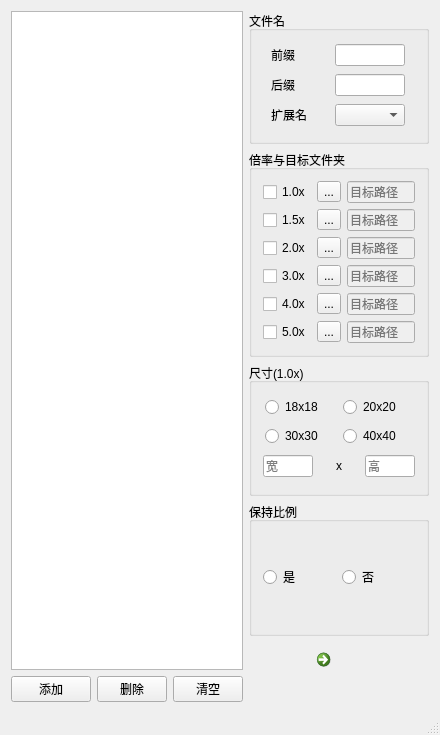
<?xml version="1.0" encoding="UTF-8"?>
<ui version="4.0">
 <class>MainWindow</class>
 <widget class="QMainWindow" name="MainWindow">
  <property name="geometry">
   <rect>
    <x>0</x>
    <y>0</y>
    <width>436</width>
    <height>735</height>
   </rect>
  </property>
  <property name="maximumSize">
   <size>
    <width>436</width>
    <height>16777215</height>
   </size>
  </property>
  <property name="acceptDrops">
   <bool>true</bool>
  </property>
  <property name="windowTitle">
   <string>工具</string>
  </property>
  <widget class="QWidget" name="centralWidget">
   <layout class="QHBoxLayout" name="horizontalLayout_13">
    <item>
     <layout class="QVBoxLayout" name="verticalLayout_5">
      <item>
       <widget class="QListView" name="listFIles">
        <property name="enabled">
         <bool>true</bool>
        </property>
        <property name="autoFillBackground">
         <bool>true</bool>
        </property>
        <property name="frameShape">
         <enum>QFrame::StyledPanel</enum>
        </property>
        <property name="frameShadow">
         <enum>QFrame::Plain</enum>
        </property>
        <property name="editTriggers">
         <set>QAbstractItemView::NoEditTriggers</set>
        </property>
        <property name="dragEnabled">
         <bool>false</bool>
        </property>
        <property name="dragDropMode">
         <enum>QAbstractItemView::NoDragDrop</enum>
        </property>
        <property name="defaultDropAction">
         <enum>Qt::MoveAction</enum>
        </property>
       </widget>
      </item>
      <item>
       <layout class="QHBoxLayout" name="horizontalLayout_2">
        <property name="sizeConstraint">
         <enum>QLayout::SetDefaultConstraint</enum>
        </property>
        <item>
         <widget class="QPushButton" name="btnFiles">
          <property name="text">
           <string>添加</string>
          </property>
         </widget>
        </item>
        <item>
         <widget class="QPushButton" name="btnDelete">
          <property name="maximumSize">
           <size>
            <width>70</width>
            <height>16777215</height>
           </size>
          </property>
          <property name="text">
           <string>删除</string>
          </property>
         </widget>
        </item>
        <item>
         <widget class="QPushButton" name="btnClear">
          <property name="maximumSize">
           <size>
            <width>70</width>
            <height>16777215</height>
           </size>
          </property>
          <property name="text">
           <string>清空</string>
          </property>
         </widget>
        </item>
       </layout>
      </item>
     </layout>
    </item>
    <item>
     <layout class="QVBoxLayout" name="verticalLayout_4">
      <item>
       <widget class="QGroupBox" name="groupBox_3">
        <property name="minimumSize">
         <size>
          <width>180</width>
          <height>0</height>
         </size>
        </property>
        <property name="maximumSize">
         <size>
          <width>180</width>
          <height>16777215</height>
         </size>
        </property>
        <property name="title">
         <string>文件名</string>
        </property>
        <layout class="QVBoxLayout" name="verticalLayout_2">
         <item>
          <layout class="QHBoxLayout" name="horizontalLayout_7">
           <item>
            <widget class="QLabel" name="label_5">
             <property name="maximumSize">
              <size>
               <width>50</width>
               <height>16777215</height>
              </size>
             </property>
             <property name="text">
              <string>前缀</string>
             </property>
            </widget>
           </item>
           <item>
            <widget class="QLineEdit" name="editPrefix">
             <property name="maximumSize">
              <size>
               <width>70</width>
               <height>16777215</height>
              </size>
             </property>
            </widget>
           </item>
          </layout>
         </item>
         <item>
          <layout class="QHBoxLayout" name="horizontalLayout_8">
           <item>
            <widget class="QLabel" name="label_7">
             <property name="maximumSize">
              <size>
               <width>50</width>
               <height>16777215</height>
              </size>
             </property>
             <property name="text">
              <string>后缀</string>
             </property>
            </widget>
           </item>
           <item>
            <widget class="QLineEdit" name="editSuffix">
             <property name="maximumSize">
              <size>
               <width>70</width>
               <height>16777215</height>
              </size>
             </property>
            </widget>
           </item>
          </layout>
         </item>
         <item>
          <layout class="QHBoxLayout" name="horizontalLayout_9">
           <item>
            <widget class="QLabel" name="label_8">
             <property name="maximumSize">
              <size>
               <width>50</width>
               <height>16777215</height>
              </size>
             </property>
             <property name="text">
              <string>扩展名</string>
             </property>
            </widget>
           </item>
           <item>
            <widget class="QComboBox" name="comboExtension">
             <property name="maximumSize">
              <size>
               <width>70</width>
               <height>16777215</height>
              </size>
             </property>
             <property name="currentText">
              <string/>
             </property>
            </widget>
           </item>
          </layout>
         </item>
        </layout>
       </widget>
      </item>
      <item>
       <widget class="QGroupBox" name="groupBox">
        <property name="minimumSize">
         <size>
          <width>180</width>
          <height>0</height>
         </size>
        </property>
        <property name="maximumSize">
         <size>
          <width>180</width>
          <height>16777215</height>
         </size>
        </property>
        <property name="title">
         <string>倍率与目标文件夹</string>
        </property>
        <layout class="QVBoxLayout" name="verticalLayout_3">
         <item>
          <layout class="QHBoxLayout" name="horizontalLayout">
           <item>
            <widget class="QCheckBox" name="boxRate_1_0">
             <property name="text">
              <string>1.0x</string>
             </property>
            </widget>
           </item>
           <item>
            <widget class="QToolButton" name="btnPath_1_0">
             <property name="maximumSize">
              <size>
               <width>40</width>
               <height>16777215</height>
              </size>
             </property>
             <property name="text">
              <string>...</string>
             </property>
             <property name="toolButtonStyle">
              <enum>Qt::ToolButtonIconOnly</enum>
             </property>
             <property name="autoRaise">
              <bool>false</bool>
             </property>
             <property name="arrowType">
              <enum>Qt::NoArrow</enum>
             </property>
            </widget>
           </item>
           <item>
            <widget class="QLineEdit" name="editPath_1_0">
             <property name="enabled">
              <bool>false</bool>
             </property>
             <property name="readOnly">
              <bool>true</bool>
             </property>
             <property name="placeholderText">
              <string>目标路径</string>
             </property>
            </widget>
           </item>
          </layout>
         </item>
         <item>
          <layout class="QHBoxLayout" name="horizontalLayout_3">
           <item>
            <widget class="QCheckBox" name="boxRate_1_5">
             <property name="text">
              <string>1.5x</string>
             </property>
            </widget>
           </item>
           <item>
            <widget class="QToolButton" name="btnPath_1_5">
             <property name="maximumSize">
              <size>
               <width>40</width>
               <height>16777215</height>
              </size>
             </property>
             <property name="text">
              <string>...</string>
             </property>
             <property name="toolButtonStyle">
              <enum>Qt::ToolButtonIconOnly</enum>
             </property>
             <property name="autoRaise">
              <bool>false</bool>
             </property>
             <property name="arrowType">
              <enum>Qt::NoArrow</enum>
             </property>
            </widget>
           </item>
           <item>
            <widget class="QLineEdit" name="editPath_1_5">
             <property name="enabled">
              <bool>false</bool>
             </property>
             <property name="readOnly">
              <bool>true</bool>
             </property>
             <property name="placeholderText">
              <string>目标路径</string>
             </property>
            </widget>
           </item>
          </layout>
         </item>
         <item>
          <layout class="QHBoxLayout" name="horizontalLayout_10">
           <item>
            <widget class="QCheckBox" name="boxRate_2_0">
             <property name="text">
              <string>2.0x</string>
             </property>
            </widget>
           </item>
           <item>
            <widget class="QToolButton" name="btnPath_2_0">
             <property name="maximumSize">
              <size>
               <width>40</width>
               <height>16777215</height>
              </size>
             </property>
             <property name="text">
              <string>...</string>
             </property>
             <property name="toolButtonStyle">
              <enum>Qt::ToolButtonIconOnly</enum>
             </property>
             <property name="autoRaise">
              <bool>false</bool>
             </property>
             <property name="arrowType">
              <enum>Qt::NoArrow</enum>
             </property>
            </widget>
           </item>
           <item>
            <widget class="QLineEdit" name="editPath_2_0">
             <property name="enabled">
              <bool>false</bool>
             </property>
             <property name="readOnly">
              <bool>true</bool>
             </property>
             <property name="placeholderText">
              <string>目标路径</string>
             </property>
            </widget>
           </item>
          </layout>
         </item>
         <item>
          <layout class="QHBoxLayout" name="horizontalLayout_14">
           <item>
            <widget class="QCheckBox" name="boxRate_3_0">
             <property name="text">
              <string>3.0x</string>
             </property>
            </widget>
           </item>
           <item>
            <widget class="QToolButton" name="btnPath_3_0">
             <property name="maximumSize">
              <size>
               <width>40</width>
               <height>16777215</height>
              </size>
             </property>
             <property name="text">
              <string>...</string>
             </property>
             <property name="toolButtonStyle">
              <enum>Qt::ToolButtonIconOnly</enum>
             </property>
             <property name="autoRaise">
              <bool>false</bool>
             </property>
             <property name="arrowType">
              <enum>Qt::NoArrow</enum>
             </property>
            </widget>
           </item>
           <item>
            <widget class="QLineEdit" name="editPath_3_0">
             <property name="enabled">
              <bool>false</bool>
             </property>
             <property name="readOnly">
              <bool>true</bool>
             </property>
             <property name="placeholderText">
              <string>目标路径</string>
             </property>
            </widget>
           </item>
          </layout>
         </item>
         <item>
          <layout class="QHBoxLayout" name="horizontalLayout_15">
           <item>
            <widget class="QCheckBox" name="boxRate_4_0">
             <property name="text">
              <string>4.0x</string>
             </property>
            </widget>
           </item>
           <item>
            <widget class="QToolButton" name="btnPath_4_0">
             <property name="maximumSize">
              <size>
               <width>40</width>
               <height>16777215</height>
              </size>
             </property>
             <property name="text">
              <string>...</string>
             </property>
             <property name="toolButtonStyle">
              <enum>Qt::ToolButtonIconOnly</enum>
             </property>
             <property name="autoRaise">
              <bool>false</bool>
             </property>
             <property name="arrowType">
              <enum>Qt::NoArrow</enum>
             </property>
            </widget>
           </item>
           <item>
            <widget class="QLineEdit" name="editPath_4_0">
             <property name="enabled">
              <bool>false</bool>
             </property>
             <property name="readOnly">
              <bool>true</bool>
             </property>
             <property name="placeholderText">
              <string>目标路径</string>
             </property>
            </widget>
           </item>
          </layout>
         </item>
         <item>
          <layout class="QHBoxLayout" name="horizontalLayout_16">
           <item>
            <widget class="QCheckBox" name="boxRate_5_0">
             <property name="text">
              <string>5.0x</string>
             </property>
            </widget>
           </item>
           <item>
            <widget class="QToolButton" name="btnPath_5_0">
             <property name="maximumSize">
              <size>
               <width>40</width>
               <height>16777215</height>
              </size>
             </property>
             <property name="text">
              <string>...</string>
             </property>
             <property name="toolButtonStyle">
              <enum>Qt::ToolButtonIconOnly</enum>
             </property>
             <property name="autoRaise">
              <bool>false</bool>
             </property>
             <property name="arrowType">
              <enum>Qt::NoArrow</enum>
             </property>
            </widget>
           </item>
           <item>
            <widget class="QLineEdit" name="editPath_5_0">
             <property name="enabled">
              <bool>false</bool>
             </property>
             <property name="readOnly">
              <bool>true</bool>
             </property>
             <property name="placeholderText">
              <string>目标路径</string>
             </property>
            </widget>
           </item>
          </layout>
         </item>
        </layout>
       </widget>
      </item>
      <item>
       <widget class="QGroupBox" name="groupBox_2">
        <property name="minimumSize">
         <size>
          <width>180</width>
          <height>0</height>
         </size>
        </property>
        <property name="maximumSize">
         <size>
          <width>180</width>
          <height>16777215</height>
         </size>
        </property>
        <property name="title">
         <string>尺寸(1.0x)</string>
        </property>
        <layout class="QVBoxLayout" name="verticalLayout">
         <item>
          <layout class="QHBoxLayout" name="horizontalLayout_5">
           <item>
            <widget class="QRadioButton" name="radioSize_18_18">
             <property name="maximumSize">
              <size>
               <width>70</width>
               <height>16777215</height>
              </size>
             </property>
             <property name="text">
              <string>18x18</string>
             </property>
            </widget>
           </item>
           <item>
            <widget class="QRadioButton" name="radioSize_20_20">
             <property name="maximumSize">
              <size>
               <width>70</width>
               <height>16777215</height>
              </size>
             </property>
             <property name="text">
              <string>20x20</string>
             </property>
            </widget>
           </item>
          </layout>
         </item>
         <item>
          <layout class="QHBoxLayout" name="horizontalLayout_6">
           <item>
            <widget class="QRadioButton" name="radioSize_30_30">
             <property name="maximumSize">
              <size>
               <width>70</width>
               <height>16777215</height>
              </size>
             </property>
             <property name="text">
              <string>30x30</string>
             </property>
            </widget>
           </item>
           <item>
            <widget class="QRadioButton" name="radioSize_40_40">
             <property name="maximumSize">
              <size>
               <width>70</width>
               <height>16777215</height>
              </size>
             </property>
             <property name="text">
              <string>40x40</string>
             </property>
            </widget>
           </item>
          </layout>
         </item>
         <item>
          <layout class="QHBoxLayout" name="horizontalLayout_4">
           <item>
            <widget class="QLineEdit" name="editWidth">
             <property name="maximumSize">
              <size>
               <width>50</width>
               <height>16777215</height>
              </size>
             </property>
             <property name="placeholderText">
              <string>宽</string>
             </property>
            </widget>
           </item>
           <item>
            <widget class="QLabel" name="label_6">
             <property name="maximumSize">
              <size>
               <width>50</width>
               <height>16777215</height>
              </size>
             </property>
             <property name="text">
              <string>x</string>
             </property>
             <property name="alignment">
              <set>Qt::AlignCenter</set>
             </property>
            </widget>
           </item>
           <item>
            <widget class="QLineEdit" name="editHeight">
             <property name="maximumSize">
              <size>
               <width>50</width>
               <height>16777215</height>
              </size>
             </property>
             <property name="placeholderText">
              <string>高</string>
             </property>
            </widget>
           </item>
          </layout>
         </item>
        </layout>
       </widget>
      </item>
      <item>
       <widget class="QGroupBox" name="groupBox_5">
        <property name="minimumSize">
         <size>
          <width>180</width>
          <height>0</height>
         </size>
        </property>
        <property name="maximumSize">
         <size>
          <width>180</width>
          <height>16777215</height>
         </size>
        </property>
        <property name="title">
         <string>保持比例</string>
        </property>
        <layout class="QVBoxLayout" name="verticalLayout_8">
         <item>
          <layout class="QHBoxLayout" name="horizontalLayout_11">
           <item>
            <widget class="QRadioButton" name="radioMatainAspectYes">
             <property name="text">
              <string>是</string>
             </property>
            </widget>
           </item>
           <item>
            <widget class="QRadioButton" name="radioMatainAspectNo">
             <property name="text">
              <string>否</string>
             </property>
            </widget>
           </item>
          </layout>
         </item>
        </layout>
       </widget>
      </item>
      <item>
       <layout class="QHBoxLayout" name="horizontalLayout_12">
        <item>
         <spacer name="horizontalSpacer">
          <property name="orientation">
           <enum>Qt::Horizontal</enum>
          </property>
          <property name="sizeHint" stdset="0">
           <size>
            <width>40</width>
            <height>20</height>
           </size>
          </property>
         </spacer>
        </item>
        <item>
         <widget class="QCommandLinkButton" name="commandLinkButton">
          <property name="maximumSize">
           <size>
            <width>60</width>
            <height>60</height>
           </size>
          </property>
          <property name="font">
           <font>
            <pointsize>14</pointsize>
            <weight>75</weight>
            <italic>false</italic>
            <bold>true</bold>
           </font>
          </property>
          <property name="cursor">
           <cursorShape>PointingHandCursor</cursorShape>
          </property>
          <property name="layoutDirection">
           <enum>Qt::LeftToRight</enum>
          </property>
          <property name="styleSheet">
           <string notr="true"/>
          </property>
          <property name="text">
           <string/>
          </property>
          <property name="icon">
           <iconset resource="res.qrc">
            <normaloff>:/icon/go.png</normaloff>:/icon/go.png</iconset>
          </property>
          <property name="iconSize">
           <size>
            <width>40</width>
            <height>40</height>
           </size>
          </property>
          <property name="shortcut">
           <string>Ctrl+Return, Alt+Return</string>
          </property>
          <property name="autoRepeat">
           <bool>false</bool>
          </property>
          <property name="autoExclusive">
           <bool>false</bool>
          </property>
          <property name="autoDefault">
           <bool>false</bool>
          </property>
          <property name="description">
           <string/>
          </property>
         </widget>
        </item>
        <item>
         <spacer name="horizontalSpacer_2">
          <property name="orientation">
           <enum>Qt::Horizontal</enum>
          </property>
          <property name="sizeHint" stdset="0">
           <size>
            <width>40</width>
            <height>20</height>
           </size>
          </property>
         </spacer>
        </item>
       </layout>
      </item>
     </layout>
    </item>
   </layout>
  </widget>
  <widget class="QStatusBar" name="statusBar"/>
  <action name="actionPicture">
   <property name="text">
    <string>image</string>
   </property>
  </action>
  <action name="actionxml_Tool">
   <property name="text">
    <string>xml</string>
   </property>
  </action>
 </widget>
 <layoutdefault spacing="6" margin="11"/>
 <resources>
  <include location="res.qrc"/>
 </resources>
 <connections/>
</ui>
